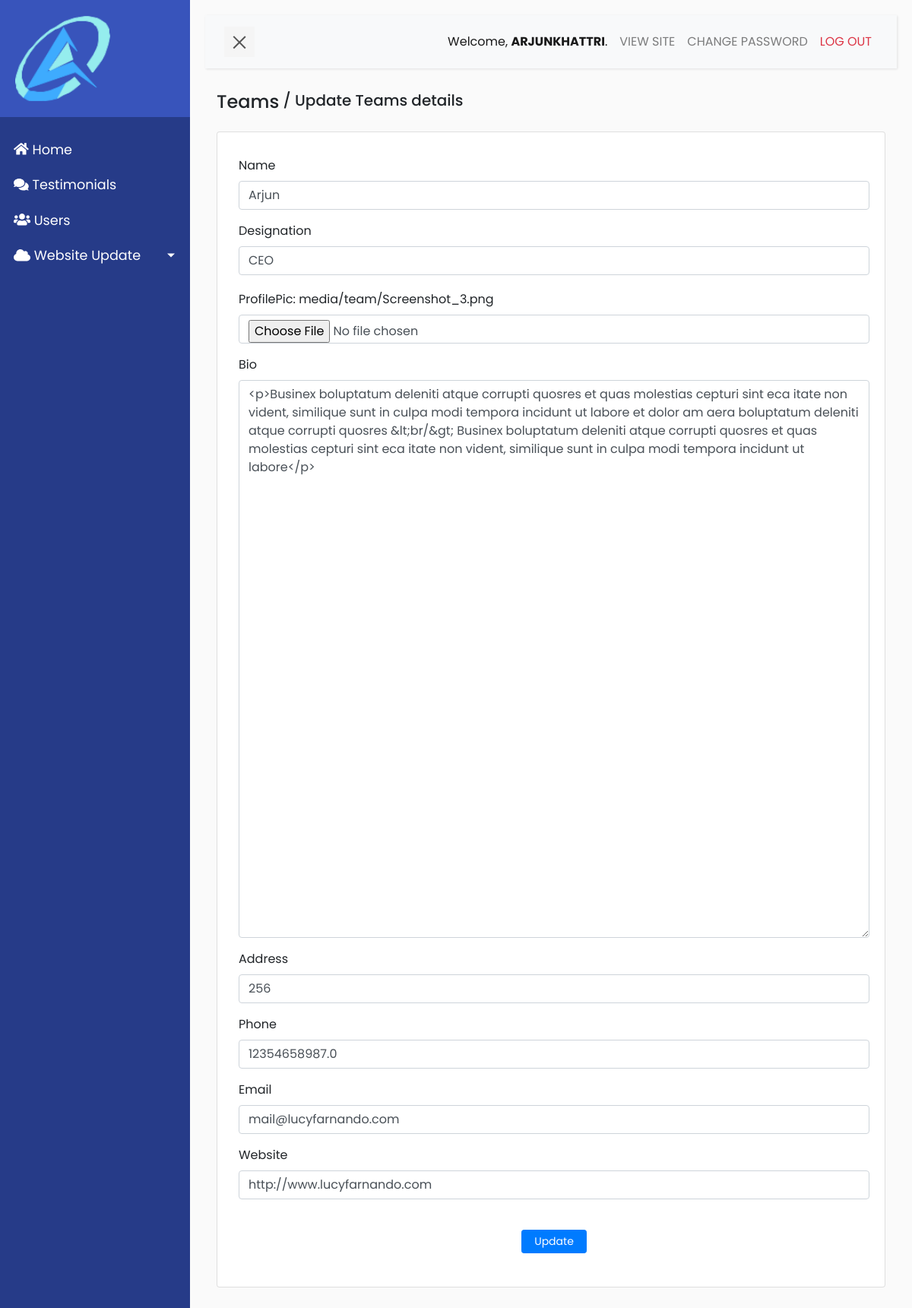
/team/update/Arjun/ (signed in), run on an earlier commit of the app's database.
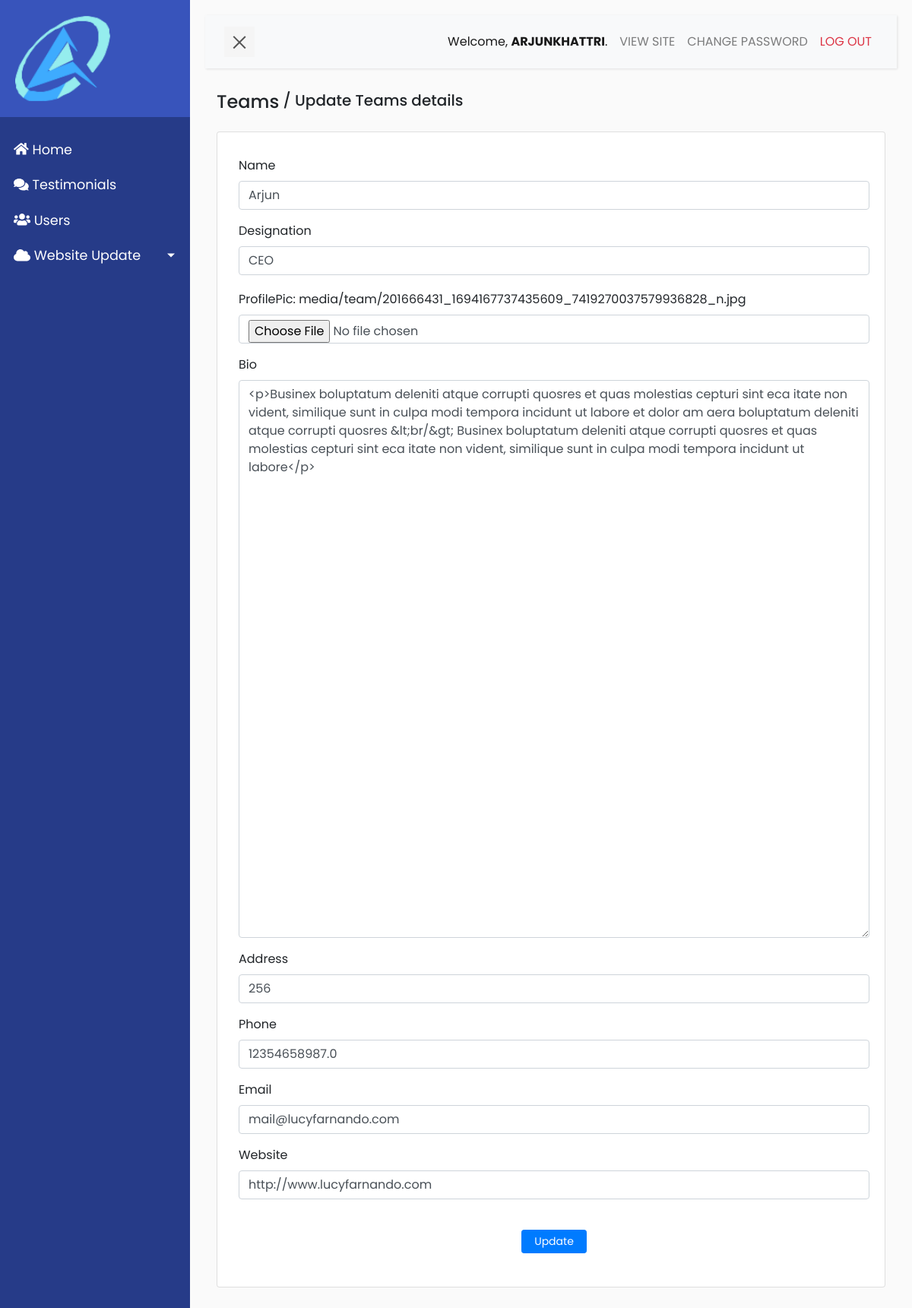
And on a later commit of the database.
### constructionapp/models.py (models this page shows, shortened)
class Team(models.Model):
    name = models.CharField(max_length=50, null=False, blank=False)
    designation = models.CharField(max_length=254, null=False, blank=False)
    profilepic = models.ImageField(upload_to='media/team')
    Bio = RichTextUploadingField(blank=True, null=True)
    address = models.CharField(max_length=254, null=False, blank=False)
    phone = models.FloatField(max_length=254, null=False, blank=False)
    email = models.EmailField(max_length=254, unique=True)
    website = models.URLField(max_length=254, blank=True)

### constructionapp/views.py (the view)
# urls.py: path('team/update/<str:string>/', views.update_team, name = 'update_team'),
@login_required
def update_team(request, string):
    team = Team.objects.get(name=string)
    if request.method == 'POST':
        form = TeamForm(request.POST or None, request.FILES, instance = team)
        try:
            if form.is_valid():
                form.save()
                messages.success(request, 'Team Details Updated')
                return redirect('team_list')
            else:
                messages.error(request, 'Unable to Update Team Details')
                return redirect('team_list')
        except:
            return redirect('team_list')
    else:
        context = {'team': team}
        return render(request, 'page/team/update.html', context)

### constructionapp/templates/page/team/update.html (shortened to what the changed rows need)
{% extends 'base.html' %}
{% block content %}
<div class="container">
    {% if team %}
        <div class="row">
            <div class="col-xs-12 col-sm-12 col-md-12 col-xl-12">
                <div class="card mb-4 pl-2 pt-2">
                    <div class="card-body mb-2">
                        <form method="POST" enctype="multipart/form-data">
                            <div class="form-group">
                                <label
                                    for="name"
                                    class="mt-1">
                                    Name
                                </label>
                                <input
                                    type="text"
                                    name="name"
                                    id="name"
                                    value="{{team.name}}"
                                    tabindex="1"
                                    class="form-control"
                                    autocomplete="name" >
                            </div>
                            <div class="form-group">
                                <label for="designation">Designation</label>
                                <input
                                    name="designation"
                                    id="designation"
                                    class="form-control"
                                    tabindex="2"
                                    value = {{team.designation}}
                                    required
                                    >
                            </div>
                            <div class="form-group">
                                <label
                                    for="profilepic"
                                    class="mt-1">
                                    ProfilePic:
                                    <a href="/media/{{team.profilepic}}">
                                    {{team.profilepic}}
                                    </a>
                                </label>
                                <input
                                    type="file"
                                    class="form-control"
                                    name="profilepic"
                                    id="profilepic"
                                    tabindex="3"
                                    autofocus
                                    >
                            </div>
                            <div class="form-group">
                                <label for="Bio">Bio</label>
                                <textarea
                                    name="Bio"
                                    rows="30"
                                    cols="80"
                                    id="Bio"
                                    class="form-control"
                                    tabindex="4"
                                    required
                                    >{{team.Bio}}</textarea>
                            </div>
                            <div class="form-group">
                                <label for="address">Address</label>
                                <input
                                    name="address"
                                    id="address"
                                    class="form-control"
                                    value = {{team.address}}
                                    tabindex="5"
                                    required
                                    >
                            </div>
                            <div class="form-group">
                                <label for="phone">Phone</label>
                                <input
                                    type="number"
                                    name="phone"
                                    id="phone"
                                    class="form-control"
                                    value = {{team.phone}}
                                    tabindex="6"
                                    required
                                    >
                            </div>
                            <div class="form-group">
                                <label for="email">Email</label>
                                <input
                                    name="email"
                                    id="email"
                                    class="form-control"
                                    value = {{team.email}}
                                    tabindex="7"
                                    required
                                    >
                            </div>
                            <div class="form-group">
                                <label for="website">Website</label>
                                <input
                                    name="website"
                                    id="website"
                                    class="form-control"
                                    value = {{team.website}}
                                    tabindex="8"
                                    required
                                    >
                            </div>
                            <div class="form-group text-center">
                                <input
                                    type="submit"
                                    class="btn btn-primary btn-sm mt-4 pl-3 pr-3 text-center"
                                    value="Update">
                            </div>
                        </form>
                    </div>
                </div>
            </div>
        </div>
   {% endif %}
</div>
{% endblock content %}

What changed in the data, as far as the page shows it:
changed Team "Arjun": profilepic "media/team/Screenshot_3.png" → "media/team/201666431_1694167737435609_7419270037579936828_n.jpg"
